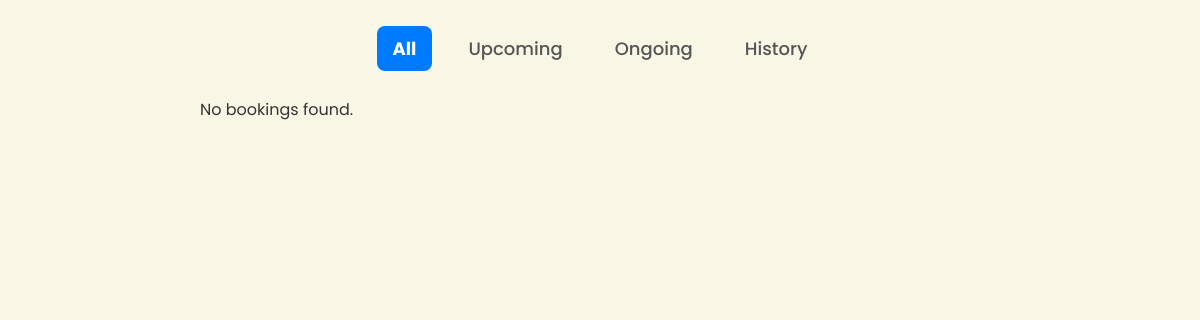
Before: /my_bookings.php (signed in) with the older database file.
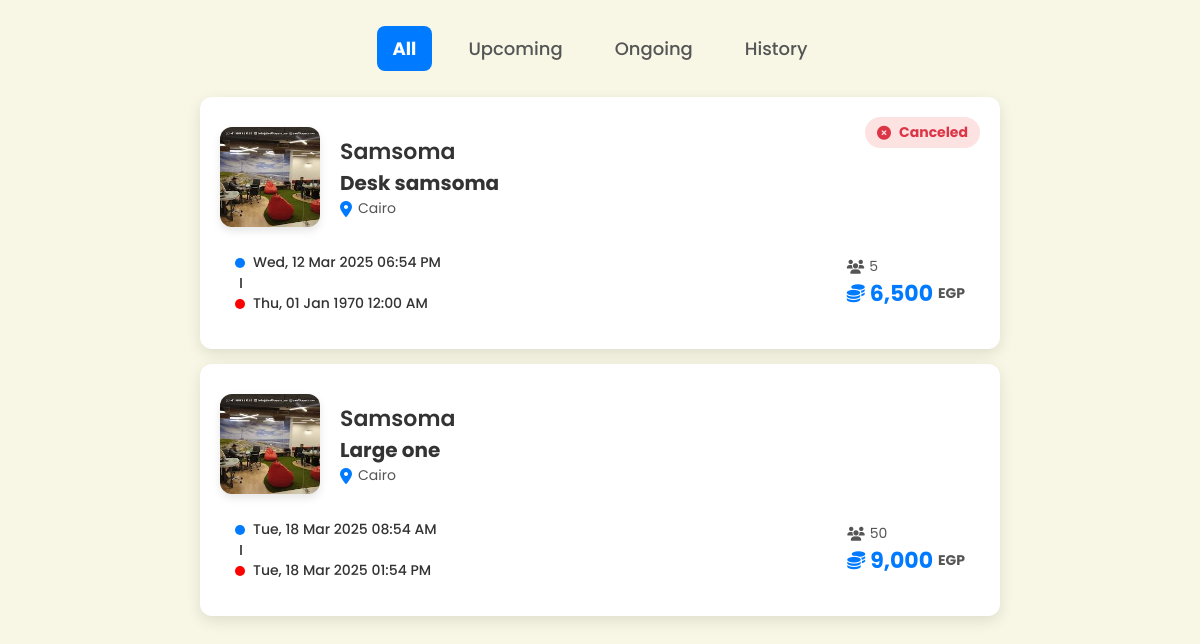
After: the same page with the newer database file.
### tables this page shows
CREATE TABLE `bookings` (
  `booking_id` int(11) NOT NULL,
  `user_id` int(11) NOT NULL,
  `room_id` int(11) NOT NULL,
  `date` date NOT NULL,
  `start_time` time NOT NULL,
  `end_time` time NOT NULL,
  `num_people` int(11) NOT NULL,
  `total_price` float DEFAULT NULL,
  `status` varchar(255) DEFAULT 'upcoming',
  `created_at` timestamp NOT NULL DEFAULT current_timestamp()
);

CREATE TABLE `rooms` (
  `room_id` int(11) NOT NULL,
  `workspace_id` int(11) NOT NULL,
  `room_name` varchar(255) DEFAULT NULL,
  `seats` int(11) DEFAULT NULL,
  `room_type` varchar(255) DEFAULT NULL,
  `room_status` varchar(255) DEFAULT NULL,
  `images` longtext NOT NULL,
  `p/hr` int(11) NOT NULL
);

CREATE TABLE `workspaces` (
  `workspace_id` int(11) NOT NULL,
  `user_id` int(11) NOT NULL,
  `name` varchar(255) NOT NULL,
  `location` varchar(255) NOT NULL,
  `description` longtext DEFAULT NULL,
  `price/hr` float DEFAULT NULL,
  `zone_id` int(11) NOT NULL,
  `created_at` timestamp NOT NULL DEFAULT current_timestamp(),
  `Availability` tinyint(4) NOT NULL DEFAULT 1
);

### my_bookings.php (the view, shortened to what this page needs)
<?php
include "connection.php";
$user_id = $_SESSION['user_id'];
function displayStatus($status) {
    if ($status == 'upcoming') {
        return '<i class="fa-solid fa-circle"></i> Upcoming';
    } elseif ($status == 'ongoing') {
        return '<i class="fa-solid fa-arrows-rotate"></i> Ongoing';
    } elseif ($status == 'canceled') {
        return '<i class="fa-solid fa-circle-xmark"></i> Canceled';
    }
}
function fetchBookings($connect, $user_id, $statusFilter) {
    $select_booking ="SELECT `bookings`.*, `rooms`.`room_name`, `rooms`.`workspace_id`,
    `workspaces`.`name` AS `workspace_name`, `workspaces`.`location`
            FROM `bookings`
            JOIN `users` ON `bookings`.`user_id` = `users`.`user_id`
            JOIN `rooms` ON `bookings`.`room_id` = `rooms`.`room_id`
            JOIN `workspaces` ON `rooms`.`workspace_id` = `workspaces`.`workspace_id`
            WHERE `bookings`.`user_id` = $user_id AND $statusFilter";
    $result_booking = mysqli_query($connect, $select_booking);
    return mysqli_fetch_all($result_booking, MYSQLI_ASSOC);
}
function fetchRoomImage($connect, $workspace_id) {
    $select_img = "SELECT `images`,`room_id` FROM `rooms` WHERE `workspace_id` = $workspace_id ORDER BY room_id DESC LIMIT 1";
    $result_img = mysqli_query($connect, $select_img);
    return mysqli_fetch_assoc($result_img);
}
$filter = isset($_GET['filter']) ? $_GET['filter'] : 'all';
$statusFilter = "";
if ($filter == 'upcoming') {
    $statusFilter = "bookings.status = 'Upcoming'";
} elseif ($filter == 'ongoing') {
    $statusFilter = "bookings.status = 'Ongoing'";
} elseif ($filter == 'history') {
    $statusFilter = "bookings.status IN ('Canceled', 'Completed')";
} elseif ($filter == 'all') {
    $statusFilter = "bookings.status IN ('Upcoming', 'Ongoing', 'Canceled', 'Completed')";
}
$bookings = fetchBookings($connect, $user_id, $statusFilter);
?>
<!DOCTYPE html>
<html lang="en">
<head>
    <link rel="stylesheet" href="https://cdnjs.cloudflare.com/ajax/libs/font-awesome/6.4.2/css/all.min.css">
    <link rel="stylesheet" href="./css/my_bookings.css">
</head>
<body>
    <div class="booking-header">
        <ul>
            <li><a href="my_bookings.php?filter=all" class="<?php echo ($filter == 'all') ? 'active' : ''; ?>">All</a>
            </li>
            <li><a href="my_bookings.php?filter=upcoming"
                    class="<?php echo ($filter == 'upcoming') ? 'active' : ''; ?>">Upcoming</a></li>
            <li><a href="my_bookings.php?filter=ongoing"
                    class="<?php echo ($filter == 'ongoing') ? 'active' : ''; ?>">Ongoing</a></li>
            <li><a href="my_bookings.php?filter=history"
                    class="<?php echo ($filter == 'history') ? 'active' : ''; ?>">History</a></li>
        </ul>
    </div>
    <div class="booking-container">
        <?php
    if (!empty($bookings)) {
        foreach ($bookings as $data) {
            $workspace_id = $data['workspace_id'];
            $fetch_image = fetchRoomImage($connect, $workspace_id);
    ?>
        <div class="booking-card">
            <span class="status <?php echo strtolower($data['status']); ?>">
                <?php echo displayStatus($data['status']); ?>
            </span>
            <div class="booking-details">
                <img src="./img/<?php echo $fetch_image['images']; ?>" alt="Room Image" class="room-image">
                <div class="room-info">
                    <a href="workspace.php?workspace_id=<?php echo $data['workspace_id'];?>">
                        <h1 class="cssanimation typing " id="spicialstyle"><?php echo $data['workspace_name']; ?> </h1>
                    </a><br>
                    <a href="room_details.php?room_id=<?php echo $fetch_image['room_id'];?>">
                        <h2 class="cssanimation typing " id="spicialstyle"><?php echo $data['room_name']; ?></h2>
                    </a>
                    <p class="location"><i class="fa-solid fa-location-dot"></i> <?php echo $data['location']; ?>
                    </p>
                </div>
            </div>
            <div class="time-price-container">
                <div class="time-section">
                    <p class="start-time">
                        <span class="dot blue"></span>
                        <?php echo date("D, d M Y h:i A", strtotime($data['date'] . " " . $data['start_time'])); ?>
                    </p>
                    <div class="dashed-line"></div>
                    <p class="end-time">
                        <span class="dot red"></span>
                        <?php echo date("D, d M Y h:i A", strtotime($data['date'] . " " . $data['end_time'])); ?>
                    </p>
                </div>
                <div class="price-section">
                    <p class="users"><i class="fa-solid fa-users"></i> <?php echo $data['num_people']; ?></p>
                    <p class="price"><i class="fa-solid fa-coins"></i>
                        <?php echo number_format($data['total_price']); ?> <span>EGP</span></p>
                </div>
            </div>
        </div>
        <?php
        }
    } else {
        echo "<p>No bookings found.</p>";
    }
    ?>
    </div>
</body>
</html>

### css/my_bookings.css (style rules this page uses)
:root { --primary-color: #007bff; --secondary-color: #555; --background-color: #f8f7e5; --text-color: #333; --light-background: #e0f0ff; --warning-color: #ff9800; --warning-background: #fff3e0; --danger-color: #dc3545; --danger-background: #fde2e2; --font-family: "Poppins", sans-serif; }
* { margin: 0; padding: 0; box-sizing: border-box; font-family: var(--font-family); }
body { background-color: var(--background-color); color: var(--text-color); padding: 20px; }
.booking-header { display: flex; flex-direction: column; align-items: center; padding: 15px 20px; margin-bottom: 20px; }
.booking-header ul { display: flex; list-style: none; gap: 20px; margin: 0; padding: 0; justify-content: center; }
.booking-header ul li a.active { background: var(--primary-color); color: white; font-weight: bold; }
.booking-header ul li { font-size: 18px; }
.booking-header ul li a { text-decoration: none; color: var(--secondary-color); padding: 10px 16px; border-radius: 8px; font-weight: 500; transition: background 0.3s ease-in-out, color 0.3s ease-in-out; }
.booking-container { max-width: 800px; margin: 20px auto; }
.booking-card { background: white; padding: 20px; border-radius: 12px; box-shadow: 0px 5px 15px rgba(0, 0, 0, 0.1); margin-bottom: 15px; position: relative; transition: transform 0.3s ease-in-out; }
.status { display: flex; align-items: center; gap: 8px; font-size: 14px; font-weight: bold; padding: 5px 12px; border-radius: 20px; width: fit-content; position: absolute; top: 20px; right: 20px; }
.status i { font-size: 14px; }
.status.canceled { color: var(--danger-color); background: var(--danger-background); }
.booking-details { display: flex; gap: 20px; align-items: center; margin-top: 10px; }
.room-image { width: 100px; height: 100px; border-radius: 12px; object-fit: cover; box-shadow: 0 4px 8px rgba(0, 0, 0, 0.1); }
.room-info h2 { font-size: 20px; font-weight: bold; color: var(--text-color); }
.location { font-size: 14px; color: var(--secondary-color); display: flex; align-items: center; gap: 6px; }
.location i { color: var(--primary-color); font-size: 16px; }
.time-price-container { display: flex; justify-content: space-between; align-items: center; background: white; padding: 15px; border-radius: 12px; margin-top: 10px; }
.time-section { display: flex; flex-direction: column; gap: 5px; }
.time-section p { font-size: 14px; display: flex; align-items: center; gap: 8px; font-weight: 500; }
.dot { width: 10px; height: 10px; border-radius: 50%; display: inline-block; }
.blue { background: var(--primary-color); }
.red { background: red; }
.cssanimation { font-size: 22px; font-weight: 600; color: var(--text-color); text-decoration: none; display: inline-block; transition: color 0.3s ease-in-out, transform 0.3s ease-in-out; }
.dashed-line { width: 2px; height: 10px; background: var(--secondary-color); margin-left: 5px; }
.price-section { text-align: right; }
.users { font-size: 14px; color: var(--secondary-color); display: flex; align-items: center; gap: 5px; }
.users i { font-size: 14px; }
.price { font-size: 22px; font-weight: bold; color: var(--primary-color); display: flex; align-items: center; gap: 5px; }
.price i { font-size: 18px; }
.price span { font-size: 14px; color: var(--secondary-color); }

Changed rows visible on the page:
added bookings: status "canceled" (drawn), rooms.images (picture), workspaces.name "Samsoma", room.room_name "Desk samsoma", workspaces.location "Cairo", date+start_time "Wed, 12 Mar 2025 06:54 PM", date+end_time "Thu, 01 Jan 1970 12:00 AM", num_people "5", total_price "6,500"
added bookings: room.images (picture), workspaces.name "Samsoma", room.room_name "Large one", workspaces.location "Cairo", date+start_time "Tue, 18 Mar 2025 08:54 AM", date+end_time "Tue, 18 Mar 2025 01:54 PM", num_people "50", total_price "9,000"
Other visible differences:
text no longer shown: "No bookings found."
